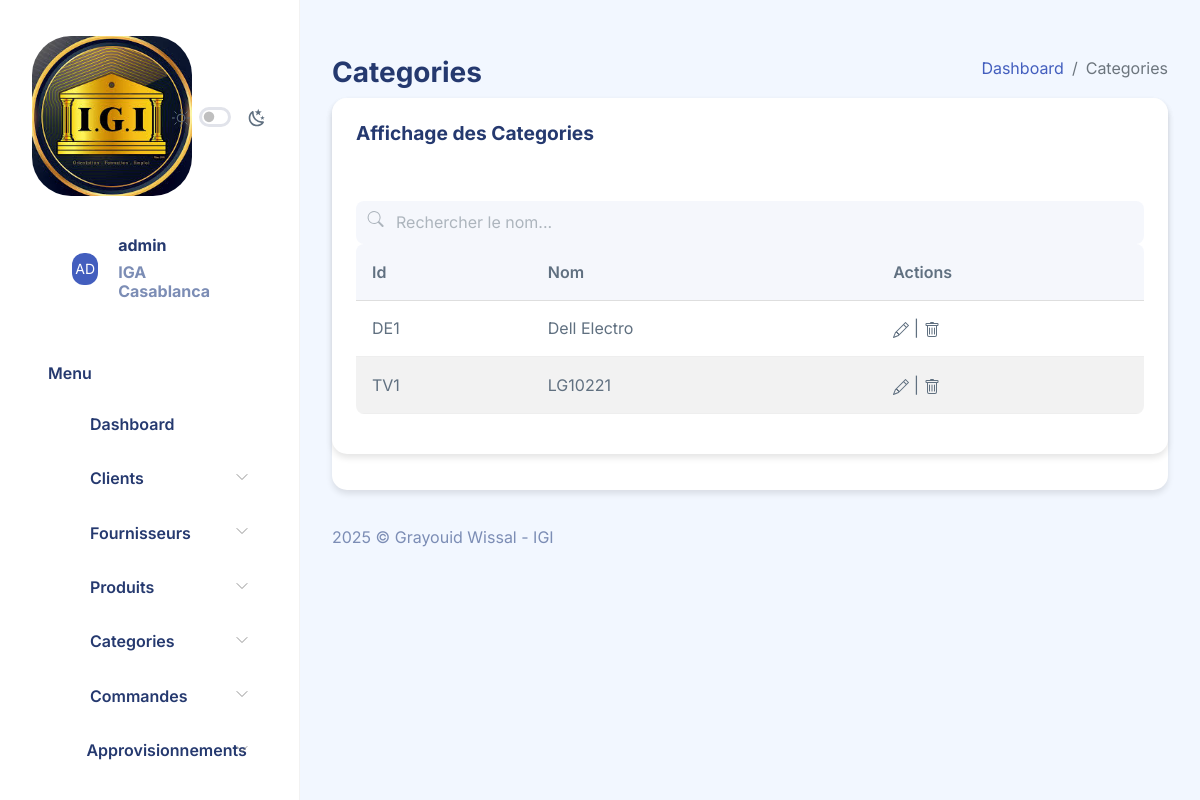
The app's page /Presentation/Categorie/afficherCategories.php (signed in) with its own data.
### tables this page shows
CREATE TABLE IF NOT EXISTS `categorie` (
  `idCategorie` varchar(10) NOT NULL,
  `nomCategorie` varchar(100) NOT NULL,
  `description` text,
  `created_at` timestamp DEFAULT CURRENT_TIMESTAMP,
  PRIMARY KEY (`idCategorie`)
);

### DAO/DAO.php (called while the page is built, shortened)
<?php
    class DAO{
        function getPDO(){
            return new PDO("mysql:host=localhost:3306;dbname=projet_gestion_stock", "root", "");
        }
        function afficherCategorie(){
            $pdo = $this->getPDO();
            $stmt=$pdo->prepare("SELECT * FROM categorie");
            $stmt->execute();
            $cat=[];
            while($row = $stmt->fetch(PDO::FETCH_ASSOC)){
                extract($row);
                $cli=new Categorie($idCategorie,$nomCategorie);
                $cat[]=$cli;
            }
            return $cat;
        }
}
?>

### Metier/categorie.php (called while the page is built, shortened)
<?php
require_once PROJECT_ROOT . "/DAO/DAO.php";
class Categorie{
    private $idCategorie;
    private $nomCategorie;
    function __construct($i,$n){
        $this->idCategorie = $i;
        $this->nomCategorie = $n;
    }
    function get($c){
        switch($c){
            case "i" : return $this->idCategorie;
            case "n" : return $this->nomCategorie;
        }
    }
    static function afficher(){
        $dao = new DAO();
        return $dao->afficherCategorie();
    }
}
?>

### Presentation/Categorie/afficherCategories.php (the view, shortened to what this page needs)
<?php $title = "Categories" ;include "../templates/header.php" ?>
<div id="main">
    <br>
    <div class="page-heading">
        <div class="page-title">
            <div class="row">
                <div class="col-12 col-md-6 order-md-1 order-last">
                    <h3>Categories</h3>
                </div>
                <div class="col-12 col-md-6 order-md-2 order-first">
                    <nav aria-label="breadcrumb" class="breadcrumb-header float-start float-lg-end">
                        <ol class="breadcrumb">
                            <li class="breadcrumb-item"><a href="../dashboard.php">Dashboard</a></li>
                            <li class="breadcrumb-item active" aria-current="page">Categories</li>
                        </ol>
                    </nav>
                </div>
            </div>
        </div>
        <section class="section">
            <div class="card">
                <div class="card">
                    <div class="card-header">
                        <h4 class="card-title">Affichage des Categories</h4>
                    </div>
                    <div class="card-content">
                        <div class="card-body">
                            <div class="email-fixed-search flex-grow-1">
                                <div class="form-group position-relative mb-0 has-icon-left">
                                    <input type="text" class="form-control" placeholder="Rechercher le nom..."
                                        id="search" onkeyup="FilterkeyWord()">
                                    <div class="form-control-icon">
                                        <svg class="bi" width="1.5em" height="1.5em" fill="currentColor">
                                            <use xlink:href="../../assets/images/bootstrap-icons.svg#search"></use>
                                        </svg>
                                    </div>
                                </div>
                            </div>
                            <div class="table-responsive">
                                <table class="table table-md table-striped" id="table">
                                    <thead>
                                        <tr>
                                            <th>Id</th>
                                            <th>Nom</th>
                                            <th>Actions</th>
                                        </tr>
                                    </thead>
                                    <tbody>
                                        <?php
                                        $tab = Categorie::afficher();
                                        echo "<tr>";
                                        foreach($tab as $t) { ?>
                                        <tr>
                                            <td><?=$t->get("i")?></td>
                                            <td><?=$t->get("n")?></td>
                                            <td>
                                                <span>
                                                    <a data-bs-toggle="modal"
                                                        data-bs-target="#modifier<?=$t->get("i")?>">
                                                        <svg class="bi" width="1em" height="1em"
                                                            fill="currentColor">
                                                            <use
                                                                xlink:href="../../assets/images/bootstrap-icons.svg#pencil">
                                                            </use>
                                                        </svg>
                                                    </a>&#124;
                                                    <a data-bs-toggle="modal"
                                                        data-bs-target="#supprimer<?=$t->get("i")?>">
                                                        <svg class="bi" width="1em" height="1em"
                                                            fill="currentColor">
                                                            <use
                                                                xlink:href="../../assets/images/bootstrap-icons.svg#trash">
                                                            </use>
                                                        </svg>
                                                    </a>
                                                </span>
                                            </td>
                                        </tr>
                                        <?php }
                                        echo"</tr>";
                                        ?>
                                    </tbody>
                                </table>
                            </div>
                        </div>
                    </div>
                </div>
            </div>
        </section>
    </div>
    <?php include "../templates/footer.php" ?>

### assets/css/custom.css (style rules this page uses)
:root { --primary-color: #435ebe; --secondary-color: #6c757d; --success-color: #198754; --info-color: #0dcaf0; --warning-color: #ffc107; --danger-color: #dc3545; --light-color: #f8f9fa; --dark-color: #212529; --body-bg: #f2f7ff; --sidebar-bg: #ffffff; --card-shadow: 0 4px 6px rgba(0, 0, 0, 0.1); --transition-speed: 0.3s; }
body { background-color: var(--body-bg); font-family: 'Inter', sans-serif; transition: background-color var(--transition-speed); }
.card { border: none; border-radius: 15px; box-shadow: var(--card-shadow); transition: transform var(--transition-speed); }
.card-header { background: transparent; border-bottom: 1px solid rgba(0, 0, 0, 0.05); padding: 1.5rem; }
.table { border-radius: 8px; overflow: hidden; }
.table thead th { background-color: rgba(67, 94, 190, 0.05); border-bottom: none; padding: 1rem; font-weight: 600; }
.table tbody td { padding: 1rem; vertical-align: middle; }
.form-control { border-radius: 8px; padding: 0.6rem 1rem; border: 1px solid rgba(0, 0, 0, 0.1); transition: all var(--transition-speed); }
.email-fixed-search .form-control { padding-left: 2.5rem; background-color: rgba(67, 94, 190, 0.05); border: none; }
.fade-in { animation: fadeIn 0.3s ease-in; }

### records on screen
categorie: idCategorie "DE1", nomCategorie "Dell Electro"
categorie: idCategorie "TV1", nomCategorie "LG10221"

### other values on screen
substr($_SESSION['login'],0,2) "AD"
$_SESSION['login'] "admin"
